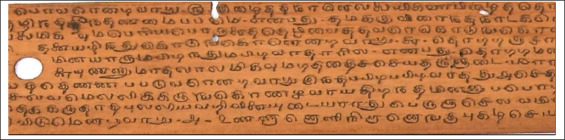
#> input picture tamil_manuscript_translator/images/img1.jpg, 565 x 140 px; its folder holds only this picture in this run
$ python main.py
#> lines starting #> are read from the running program, lines starting #| are printed output that depends on the picture; after the words box and inside, x2 and y2 are one past the last pixel; in counts of white or black regions, pixels touching at a corner belong together
### tamil_manuscript_translator/ocr.py
import cv2
import pytesseract
import os

# ✅ Set path to Tesseract executable
pytesseract.pytesseract.tesseract_cmd = r"C:\Program Files\Tesseract-OCR\tesseract.exe"

# ✅ Set the path to the tessdata folder (where tam.traineddata is located)
os.environ["TESSDATA_PREFIX"] = r"C:\Program Files\Tesseract-OCR\tessdata"


def extract_text(image_path):
#> called with image_path = 'images/img1.jpg'
    try:
        image = cv2.imread(image_path)
#> image is the input picture: shape (140, 565, 3); mean B, G, R 81.4, 126.3, 190.7

        # ✅ Preprocessing starts here
        gray = cv2.cvtColor(image, cv2.COLOR_BGR2GRAY)
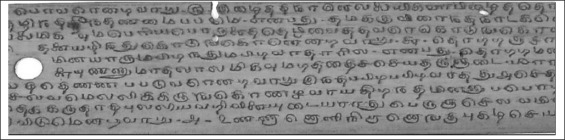
#> gray: shape (140, 565); min 30, max 255, mean 140.5
        blurred = cv2.GaussianBlur(gray, (3, 3), 0)
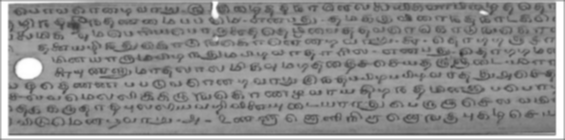
#> blurred: shape (140, 565); min 52, max 255, mean 141.1
        thresh = cv2.adaptiveThreshold(
            blurred, 255,
            cv2.ADAPTIVE_THRESH_GAUSSIAN_C,
            cv2.THRESH_BINARY, 11, 2
        )
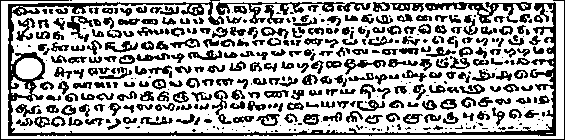
#> thresh: shape (140, 565); 66% white; black in thin lines or dots

        # Optional: show the result for visual debugging
        cv2.imshow("Preprocessed", thresh)
        cv2.waitKey(0)
        cv2.destroyAllWindows()

        # ✅ OCR using Tamil language model
        custom_config = r'--oem 3 --psm 6 -l tam'
#> (the run stopped early here; a loop or call above may not have finished)

$ run again, on tamil_manuscript_translator/images/img2.jpg
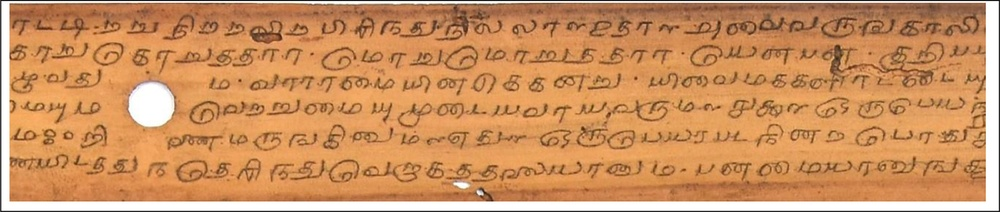
#> input picture tamil_manuscript_translator/images/img2.jpg, 1000 x 212 px, shrunk from 2500 x 531 before the run
#> in extract_text, image is the input picture: shape (212, 1000, 3); mean B, G, R 96.3, 146, 205.3
#> in extract_text, `blurred = cv2.GaussianBlur(gray, (3, 3), 0)`:
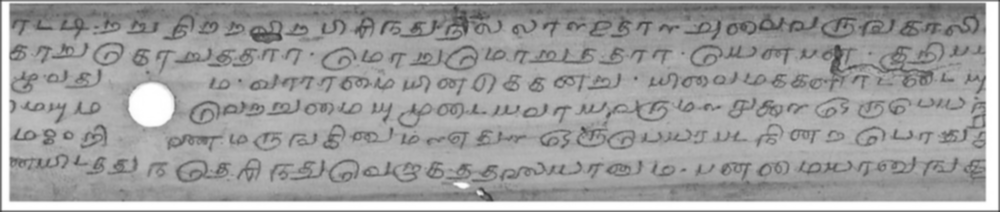
#> blurred: shape (212, 1000); min 53, max 255, mean 158.6
#> in extract_text, `thresh = cv2.adaptiveThreshold( blurred, 255, cv2.ADAPTIVE_THRESH_GAUS..`:
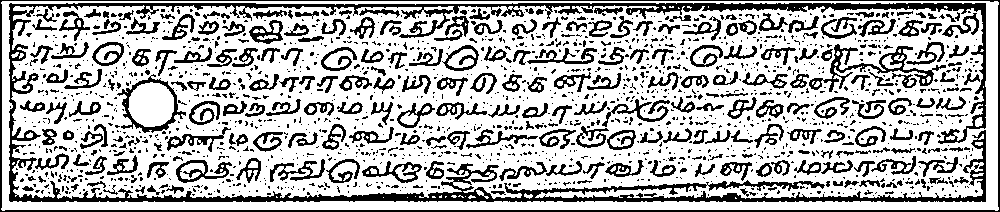
#> thresh: shape (212, 1000); 70.3% white; 1605 black regions (1318 under 20 px), largest, box (x1, y1, x2, y2) and area: (9, 3, 986, 202) 15587, (0, 0, 1000, 212) 3824, (809, 44, 946, 92) 1219

$ run again, on tamil_manuscript_translator/images/img3.jpg
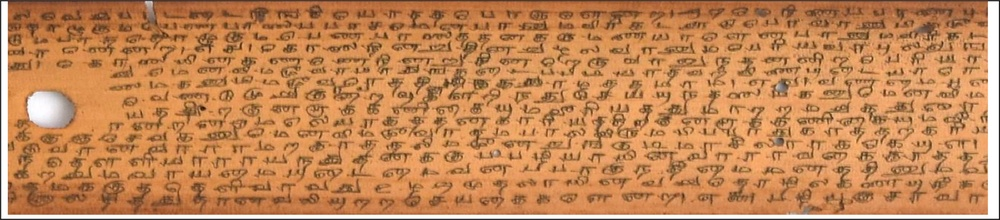
#> input picture tamil_manuscript_translator/images/img3.jpg, 1000 x 220 px, shrunk from 2500 x 551 before the run
#> in extract_text, image is the input picture: shape (220, 1000, 3); mean B, G, R 85.7, 134, 194.8
#> in extract_text, `gray = cv2.cvtColor(image, cv2.COLOR_BGR2GRAY)`:
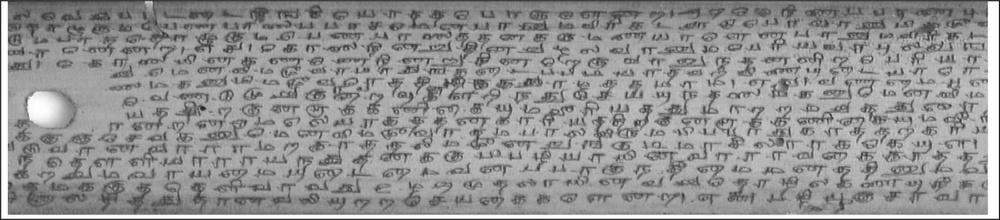
#> gray: shape (220, 1000); min 21, max 255, mean 146.7
#> in extract_text, `thresh = cv2.adaptiveThreshold( blurred, 255, cv2.ADAPTIVE_THRESH_GAUS..`:
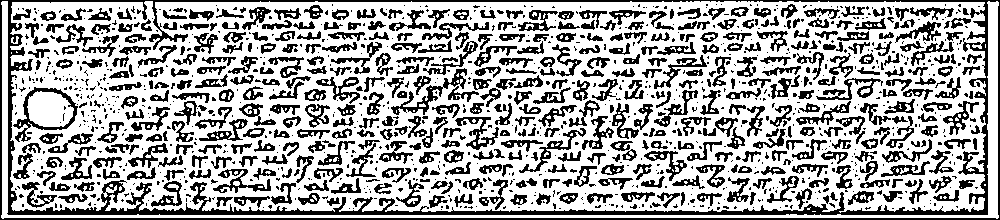
#> thresh: shape (220, 1000); 65.6% white; 1230 black regions (747 under 20 px), largest, box (x1, y1, x2, y2) and area: (0, 0, 1000, 220) 13511, (13, 87, 78, 142) 702, (391, 68, 467, 115) 639
